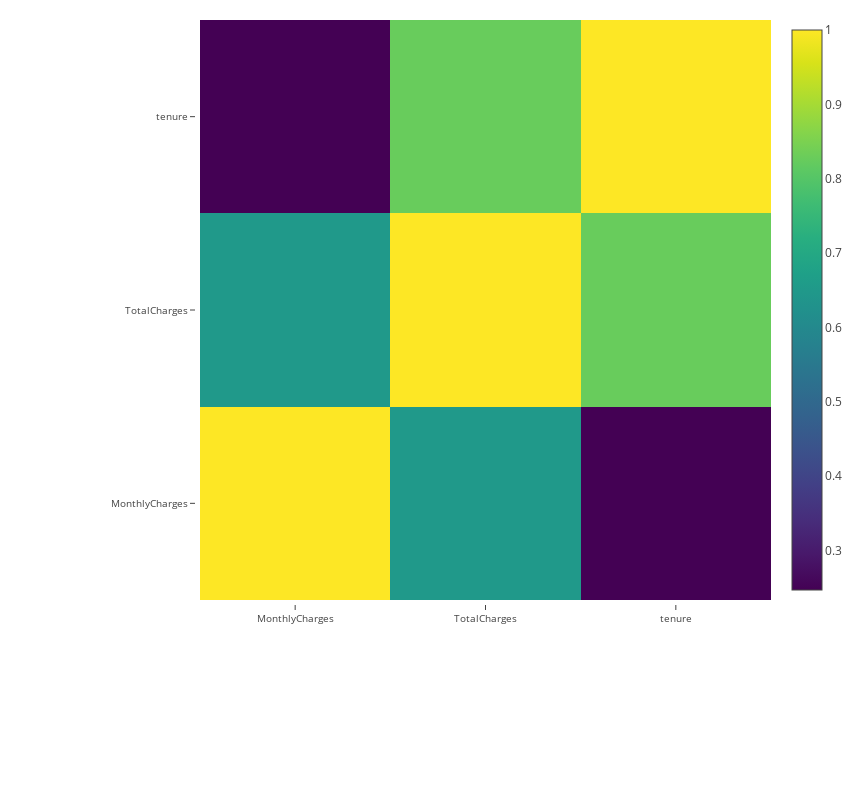

The notebook cell this image was saved under:
### Markdown cell above
#### Observation:
There seems to be a strong correlation between monthly charges and total charges as well as between tenure and total charges. We will support this correlation with a statistical correlation matrix plotted in the heatmap below.

### Code cell
# Construct a correlation matrix
cor_matrix = df_visual[num_cols].corr()
cor_array  = np.array(cor_matrix)
cor_var = num_cols
data = [go.Heatmap(z=cor_array,x=cor_var,y=cor_var,colorscale='Viridis')]
layout = go.Layout(
    autosize=False,
    width=850,
    height=800,
    margin=go.layout.Margin(
        l=200,
        r=0,
        b=200,
        t=20,
        pad=4
    ),
        yaxis = dict(tickfont = dict(size = 10)),
        xaxis = dict(tickfont = dict(size = 10))
)

fig = go.Figure(data,layout)
py.iplot(fig)

### Figure 1 — Plotly figure (JSON) as saved in the notebook; plotly's stock layout.template omitted (floating-point values rounded to 4 significant figures)
{"data": [{"colorscale": "Viridis", "type": "heatmap", "uid": "12171162-4704-11e9-9cf6-784f43858a7c", "x": ["MonthlyCharges", "TotalCharges", "tenure"], "y": ["MonthlyCharges", "TotalCharges", "tenure"], "z": [[1, 0.6511, 0.2469], [0.6511, 1, 0.8259], [0.2469, 0.8259, 1]]}], "layout": {"autosize": false, "height": 800, "margin": {"b": 200, "l": 200, "pad": 4, "r": 0, "t": 20}, "width": 850, "xaxis": {"tickfont": {"size": 10}}, "yaxis": {"tickfont": {"size": 10}}}}
